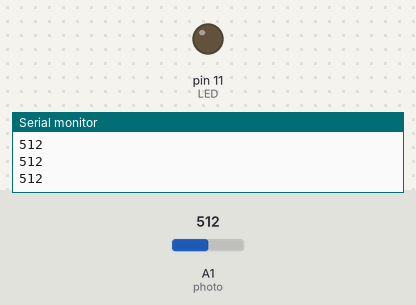
Bench run of a sketch on a simulated Arduino Uno, built with avr-gcc and run on an emulated ATmega328P. Shown: output pins drawn as LEDs (lit = HIGH), the last lines printed to the serial monitor. The test bench sets the inputs (shaded band); at power-on: A1 (photo) = 512.

Above: at 1.2 s.
1.3 s: A1 (photo) set to 255
2.8 s: A1 (photo) set to 224
At 4.1 s:
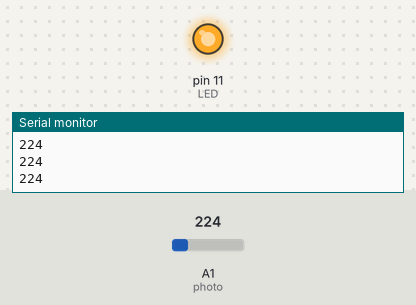
4.4 s: A1 (photo) set to 632
5.9 s: A1 (photo) set to 661
At 6.7 s:
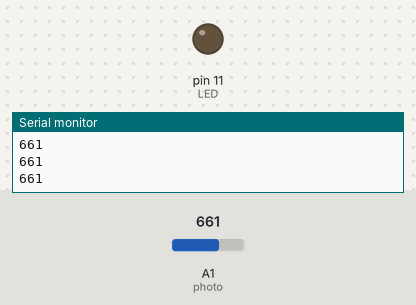
7.5 s: A1 (photo) set to 0
At 8.1 s:
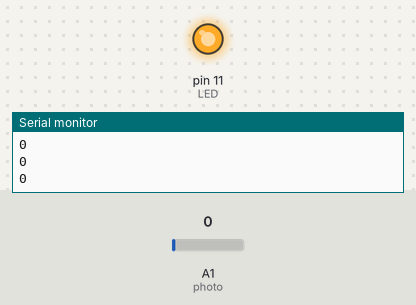
Timing chart, 0 to 10.1 s (numbered marks = the images above; inputs shaded):
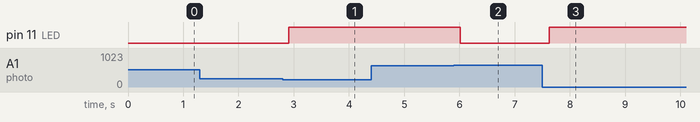

The sketch:

photo.ino
```cpp
const int photo = A1;   //UNO PIN A0 connected to photocell
const int LED = 11;     //UNO PIN 11 connected to LED

int value = 0;          //declaring variable to store photocell value

void setup()
{
  pinMode(LED, OUTPUT);   //set LED pin to output
  Serial.begin(9600);     //start serial
}

void loop()
{
  value = analogRead(photo);      //read current photocell value on PIN A0
  // analogRead returns 10-bit(0-1023), but analogWrite accepts 8-bit(0-255)
  Serial.println(value);
  delay(100);
  value = value/4;                //divide value by four to be within 0-255 range
    /*
    you can use map() on value instead of dividing by four...
      value = map(value, 0, 1023, 0, 255);
        map() is defined as...
      value = map(value, inputLow, inputHigh, outputLow, outputHigh);
    */
  //Serial.println(value);           //print value to serial monitor

  if (value <= 50 && value >= 10) // if value range is between 60 to 160...
  {
    digitalWrite(LED, HIGH);      // blink LED ON & OFF...
    delay(60);
    digitalWrite(LED, LOW);
    delay(60);
  }

  if (value > 160)                // if value is greater than 200
  {
    digitalWrite(LED, LOW);       //turn LED OFF
  }

  if (value < 60)                 // if value is less than 60
  {
    digitalWrite(LED, HIGH);      // turn LED ON
  }
}
```

Measured:
- the behaviour switches between 240 and 239 on A1 (photo) (found by bisection; images 0 and 1)
- the behaviour switches between 643 and 644 on A1 (photo) (found by bisection; images 1 and 2)
- after the input at 2.8 s, pin 11 (LED): LOW → HIGH after 0.11 s
- after the input at 5.9 s, pin 11 (LED): HIGH → LOW after 0.12 s
- after the input at 7.5 s, pin 11 (LED): LOW → HIGH after 0.12 s
